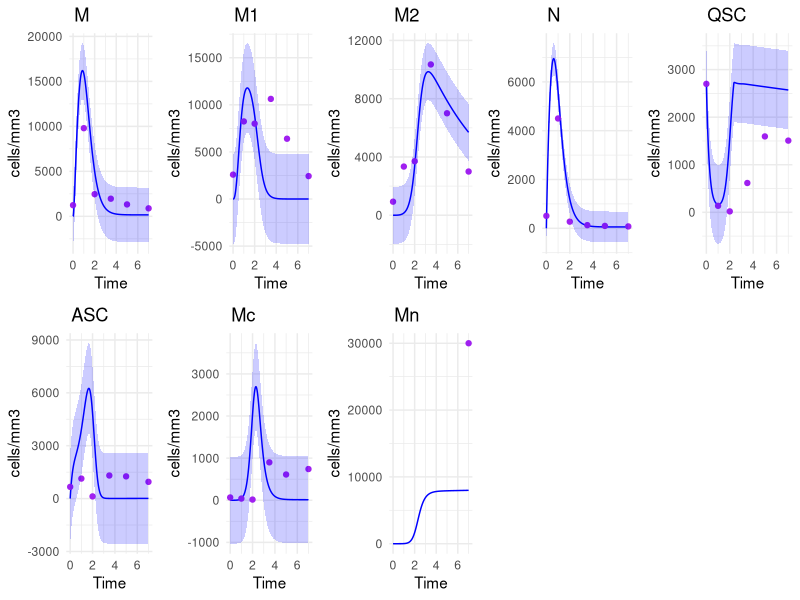

Write R code to recreate this figure. (Note: this script raises an error after producing the figure.)

library(deSolve)
library(dplyr)
library(tidyr)
library(ggplot2)
library(gridExtra)

data <- data.frame(
  time = c(0, 1, 2, 3.5, 5, 7),
  M = c(1239, 9797, 2466, 1960, 1323, 888),
  M1 = c(2589, 8237, 8000, 10628, 6399, 2432),
  M2 = c(930, 3341, 3707, 10350, 7000, 3000),
  N = c(509, 4500, 272, 129, 98, 77),
  QSC = c(2700, 136, 19, 616, 1595, 1507),
  ASC = c(664, 1134, 123, 1309, 1260, 950),
  Mc = c(66, 40, 16, 900, 611, 741),
  Mn = c(NA, NA, NA, NA, NA, 30000)  # Include Mn data point
)

params <- c("c1", "c2", "c3", "c4", "c5", "c6", "c7", "c8", "c9", "c10", "c11", "c12", "c13", "c14", "c15", "c16", "c17", "c18", "c19", "c20", "c21", "c22")

# Your ODE function here
ode_func <- function(time, state, params) {
  with(as.list(c(state, params)), { 
    QSC_feedback <- ifelse(QSC > 2700, c19 * QSC * (QSC - 2700), 0)
    Mn_feedback <- ifelse(Mn > 30000, c21 * Mn * (Mn - 30000), 0)
    
    dN <- c1 * Md - c2 * N - c15 * N * Md 
    dNd <- c15 * N * Md - c3 * M1 * Nd
    dM <- c4 * N - c5 * M * (Nd + Md) - c16 * M
    dM1 <- c5 * M * (Nd + Md) - c6 * M1 - (c17 / (c7 + Nd + Md)) * M1
    dM2 <- M1 * c17 / (c7 + Nd + Md) - c8 * M2
    
    dQSC <- -c9 * QSC * N - c18 * QSC * Md + c10 * M2 * ASC - QSC_feedback
    dASC <- c9 * QSC * N + c18 * QSC * Md - c10 * ASC * M2 + c11 * M1 * ASC - M2 * ASC * c12 - c22 * ASC
    dMc <- c12 * ASC * M2 - c13 * Mc - c20 * Mc
    
    dMn <- c13 * Mc - Mn_feedback
    dMd <- -c14 * Md * M1 - c15 * N * Md
    
    return(list(c(dN, dNd, dM, dM1, dM2, dQSC, dASC, dMc, dMn, dMd)))
  })
}

time_seq <- c(0, 1, 2, 3.5, 5, 7)

# Initial values
init <- c(N = 0, Nd = 0, M = 0, M1 = 0, M2 = 0, QSC = 2700, ASC = 0, Mc = 0, Mn = 0, Md = 30000)

# Initial guesses
initial_guesses <- list(
  c(
    c1 = runif(1, 0.8, 1),    # Unchanged
    c2 = runif(1, 2, 3),  # Unchanged
    c3 = runif(1, 8.1e-05, 3e-04), # Unchanged
    c4 = runif(1, 15, 20),      # May need to increase to boost M production
    c5 = runif(1, 3.5e-05, 5.5e-05), # Increased for faster M to M1 conversion
    c6 = runif(1, 0.05, 0.1),  # Significantly increased to deplete M1 faster
    c7 = runif(1, 9e-17, 1.1e-16),  # Unchanged
    c8 = runif(1, 0.1, 0.2),  # Significantly increased to deplete M2 faster
    c9 = runif(1, 2e-06, 7e-06), # Adjust if needed for ASC dynamics
    c10 = runif(1, 9e-05, 4.2e-04),  # Adjust if needed for ASC dynamics
    c11 = runif(1, 0.0000905, 0.0004),  # Adjust if needed for ASC dynamics
    c12 = runif(1, 0.0005, 0.0008),  # Adjust if needed for ASC dynamics
    c13 = runif(1, 2.5, 3.5),          # Adjust if needed for Mc dynamics
    c14 = runif(1, 2e-04, 3e-04),  # Adjust if needed for Md dynamics
    c15 = runif(1, 1e-05, 2e-05),  # Adjust if needed for N dynamics
    c16 = runif(1, 5, 10),      # Adjust if needed for M dynamics
    c17 = runif(1, 500, 600),      # Unchanged
    c18 = runif(1, 0.0001, 0.0003), # Adjust if needed for ASC dynamics
    c19 = runif(1, 0.01, 0.03),     # Unchanged
    c20 = runif(1, 0.000015, 0.000055), # Unchanged (fixed at 0)
    c21 = runif(1, 1e-05, 9e-05),  # Adjust if needed for Mn dynamics
    c22 = runif(1, 1e-04, 2e-04)   # Adjust if needed for ASC dynamics
  )
)

# Objective function to minimize
objective_func <- function(parms) {
  c7 <- 1e-16
  
  # Model fitting code
  modelfit <- ode(y = init, times = time_seq, func = ode_func, parms = parms, method = 'lsoda')
  modelfit <- as.data.frame(modelfit)
  
  # Calculate SSE for each variable
  errorN <- sum(((data$N - modelfit$N) / max(data$N, na.rm = TRUE))^2)
  errorM <- sum(((data$M - modelfit$M) / max(data$M, na.rm = TRUE))^2)
  errorM1 <- sum(((data$M1 - modelfit$M1) / max(data$M1, na.rm = TRUE))^2)
  errorM2 <- sum(((data$M2 - modelfit$M2) / max(data$M2, na.rm = TRUE))^2)
  errorQSC <- sum(((data$QSC - modelfit$QSC) / max(data$QSC, na.rm = TRUE))^2)
  errorASC <- sum(((data$ASC - modelfit$ASC) / max(data$ASC, na.rm = TRUE))^2)
  errorMc <- sum(((data$Mc - modelfit$Mc) / max(data$Mc, na.rm = TRUE))^2)
  errorMn <- ifelse(!is.na(data$Mn[6]), ((data$Mn[6] - modelfit$Mn[6]) / max(data$Mn, na.rm = TRUE))^2, 0)
  
  total_error <- errorN + errorM + errorM1 + errorM2 + errorQSC + errorASC + errorMc + errorMn
  return(total_error)
}

# Bounds for optimization
lower_bounds <- rep(0, length(params))
upper_bounds <- rep('inf', length(params))

# Best result initialization
best_result <- NULL
best_total_error <- Inf
for (guess in initial_guesses) {
  # Consider using a global optimization method here, e.g., Genetic Algorithms
  result <- optim(par = guess, fn = objective_func, method = "L-BFGS-B",
                  lower = lower_bounds, upper = upper_bounds,
                  control = list(maxit = 10000, factr = 1e-7, pgtol = 1e-7))
  total_error <- objective_func(result$par)
  
  if (total_error < best_total_error) {
    best_result <- result
    best_total_error <- total_error
  }
}

# Final results
best_optimized_parms <- best_result$par
best_total_error <- best_total_error
print(best_optimized_parms)
print(best_total_error)

time_seq <- seq(from = 0, to = 7, by = 1/500)

sol <- ode(y = init, times = time_seq, func = ode_func, parms = best_optimized_parms, method = 'lsoda')
sim_df <- as.data.frame(sol)

# Ensure both data frames have the same structure and time points
data_long <- data %>% 
  pivot_longer(cols = -time, names_to = "variable", values_to = "experimental_value")

sim_long <- sim_df %>% 
  pivot_longer(cols = -time, names_to = "variable", values_to = "simulated_value")

# Join data frames and calculate residuals
joined_df <- left_join(sim_long, data_long, by = c("time", "variable")) %>%
  mutate(residual = simulated_value - experimental_value)

# Calculate standard deviation of residuals for each variable
std_devs <- joined_df %>%
  group_by(variable) %>%
  summarise(std_dev = sd(residual, na.rm = TRUE))

# Create plots for each variable
plots <- lapply(unique(data_long$variable), function(var) {
  var_std_dev <- std_devs %>% filter(variable == var) %>% pull(std_dev)
  
  ggplot(filter(joined_df, variable == var), aes(x = time)) +
    geom_line(aes(y = simulated_value), color = "blue") +
    geom_point(aes(y = experimental_value), color = "purple") +
    geom_ribbon(aes(ymin = simulated_value - var_std_dev, ymax = simulated_value + var_std_dev), alpha = 0.2, fill = "blue") +
    labs(title = paste("", var), x = "Time", y = "cells/mm3") +
    theme_minimal()
})

# Combine all the plots into one grid
plot_grid <- do.call(grid.arrange, c(plots, ncol = 5, nrow = 2))

# Print the combined plot grid
print(plot_grid)


library(tidyr)
library(dplyr)

deMicheli_long <- pivot_longer(micheli, cols = -time, names_to = "variable", values_to = "micheli_value")
mckellar_long <- pivot_longer(data, cols = -time, names_to = "variable", values_to = "mckellar_value")
sim_long <- pivot_longer(sim_df, cols = -time, names_to = "variable", values_to = "simulated_value")

# Joining De Micheli and McKellar data to simulated data
joined_data <- left_join(sim_long, deMicheli_long, by = c("time", "variable"))
joined_data <- left_join(joined_data, mckellar_long, by = c("time", "variable"))



plots <- lapply(unique(sim_long$variable), function(var) {
  plot_data <- filter(joined_data, variable == var)
  
  ggplot(plot_data, aes(x = time)) +
    geom_line(aes(y = simulated_value), color = "black", size = 0.5) +  # Increased line thickness
    geom_point(aes(y = mckellar_value), color = "blue", size = 1) +
    geom_point(aes(y = micheli_value), color = "red", size = 1) +
    geom_segment(aes(xend = time, y = simulated_value, yend = mckellar_value), 
                 color = "blue", linetype = "dashed", size = 0.5) +  # Increased line thickness
    geom_segment(aes(xend = time, y = simulated_value, yend = micheli_value), 
                 color = "red", linetype = "dashed", size = 0.5) +  # Increased line thickness
    labs(title = paste("", var), x = "DPI", y = "cells/mm3") +
    scale_color_manual(values = c("McKellar" = "blue", "De Micheli" = "red"), name = "Dataset") +
    scale_shape_manual(values = c("McKellar" = 1, "De Micheli" = 2), name = "Dataset") +
    theme_minimal() +
    theme(
      plot.title = element_text(size = 10),  # Increased title font size
      axis.title.x = element_text(size = 10),  # Increased x-axis title font size
      axis.title.y = element_text(size = 10),  # Increased y-axis title font size
      axis.text.x = element_text(size = 10, angle = 45, hjust = 1),  # Increased x-axis text font size
      axis.text.y = element_text(size = 10),  # Increased y-axis text font size
      legend.position = "bottom"
    )
})

# Assume 'plots' is a list of ggplot objects
plot_grid <- grid.arrange(grobs = plots, ncol = 2, nrow = 5)
